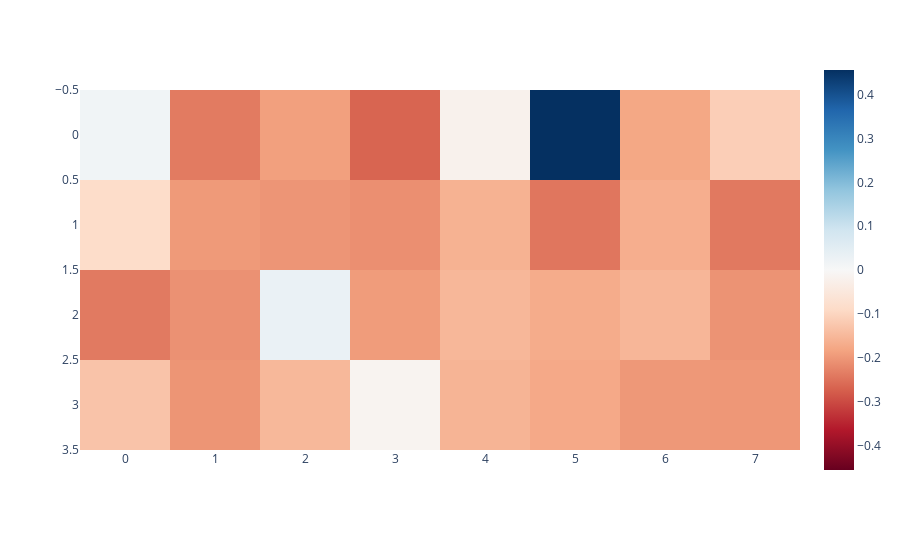

The cell this chart's notebook holds for it:
### Code cell
px.imshow(ablated_loss_diff_matrix, color_continuous_midpoint=0, color_continuous_scale='RdBu')

### Figure 1 — Plotly figure (JSON) as saved in the notebook; plotly's stock layout.template omitted (floating-point values rounded to 4 significant figures)
{"data": [{"coloraxis": "coloraxis", "hovertemplate": "x: %{x}<br>y: %{y}<br>color: %{z}<extra></extra>", "name": "0", "type": "heatmap", "xaxis": "x", "yaxis": "y", "z": [[0.01771, -0.2385, -0.1892, -0.2673, -0.02048, 0.4562, -0.1781, -0.1129], [-0.08571, -0.1973, -0.2032, -0.2111, -0.1611, -0.2439, -0.1672, -0.2406], [-0.2398, -0.2089, 0.03103, -0.1938, -0.1527, -0.1704, -0.1529, -0.2062], [-0.1313, -0.2042, -0.1502, -0.01263, -0.1572, -0.175, -0.1995, -0.2006]]}], "layout": {"coloraxis": {"cmid": 0, "colorscale": [[0, "rgb(103,0,31)"], [0.1, "rgb(178,24,43)"], [0.2, "rgb(214,96,77)"], [0.3, "rgb(244,165,130)"], [0.4, "rgb(253,219,199)"], [0.5, "rgb(247,247,247)"], [0.6, "rgb(209,229,240)"], [0.7, "rgb(146,197,222)"], [0.8, "rgb(67,147,195)"], [0.9, "rgb(33,102,172)"], [1, "rgb(5,48,97)"]]}, "margin": {"t": 60}, "xaxis": {"anchor": "y", "constrain": "domain", "domain": [0, 1], "scaleanchor": "y"}, "yaxis": {"anchor": "x", "autorange": "reversed", "constrain": "domain", "domain": [0, 1]}}}
